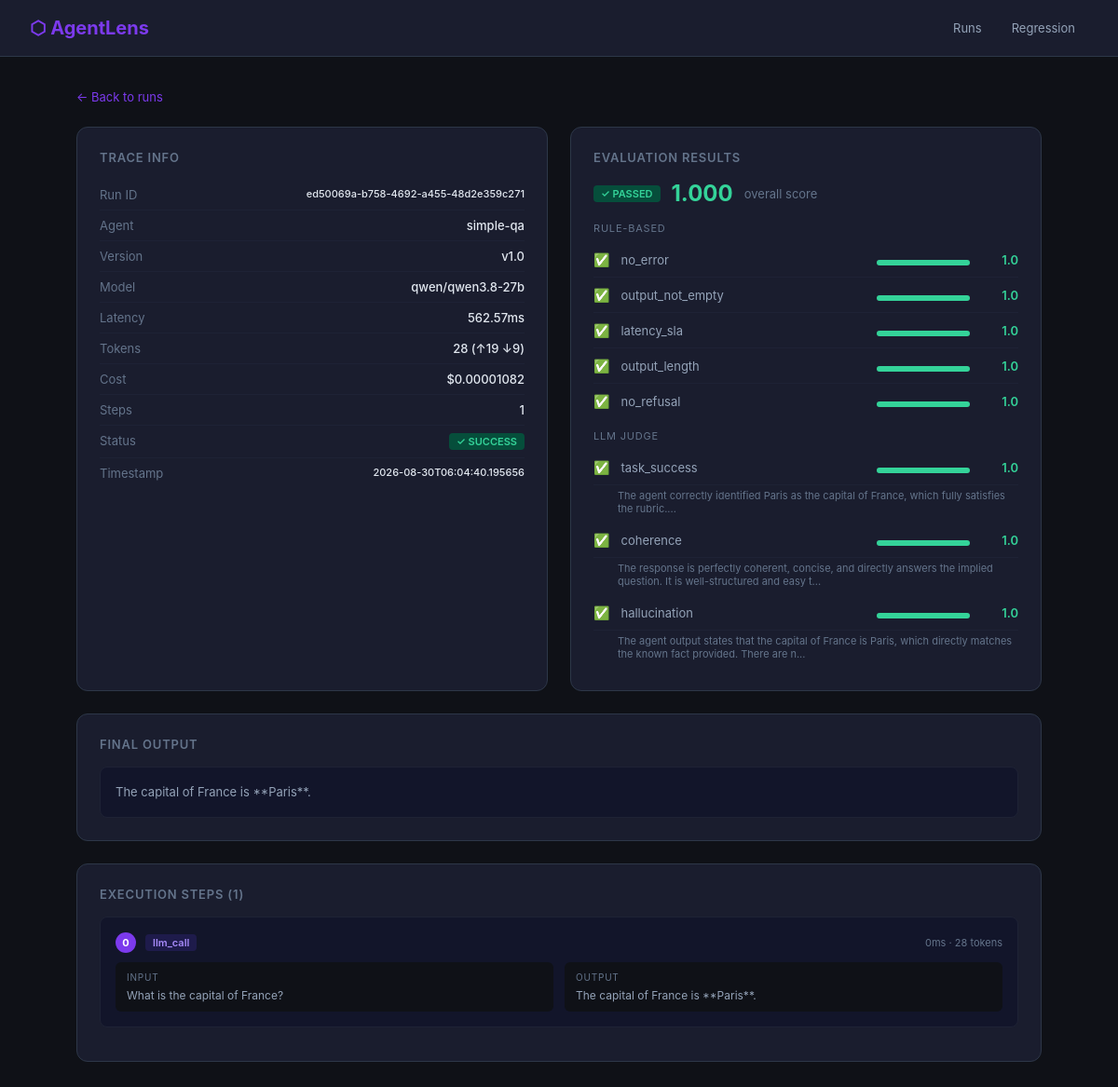
The page /trace/ed50069a-b758-4692-a455-48d2e359c271 on the database its author committed.
### tables this page shows
CREATE TABLE traces (
            run_id TEXT PRIMARY KEY,
            agent_name TEXT NOT NULL,
            agent_version TEXT NOT NULL,
            model TEXT NOT NULL,
            input TEXT NOT NULL,
            output TEXT NOT NULL,
            steps TEXT NOT NULL,
            total_latency_ms REAL,
            prompt_tokens INTEGER,
            completion_tokens INTEGER,
            total_tokens INTEGER,
            cost_usd REAL,
            success INTEGER,
            error TEXT,
            tags TEXT,
            timestamp TEXT NOT NULL
        );

CREATE TABLE evaluations (
            run_id TEXT PRIMARY KEY,
            agent_name TEXT,
            agent_version TEXT,
            rule_results TEXT,
            judge_results TEXT,
            overall_score REAL,
            passed INTEGER,
            timestamp TEXT
        );

### dashboard/app.py (the view)
@app.get("/trace/{run_id}", response_class=HTMLResponse)
async def trace_detail(request: Request, run_id: str):
    trace = get_trace_by_id(run_id)
    if not trace:
        return HTMLResponse("<h1>Trace not found</h1>", status_code=404)
    trace["steps"] = json.loads(trace["steps"])
    trace["input"] = json.loads(trace["input"])
    trace["tags"] = json.loads(trace.get("tags", "{}"))
    conn = sqlite3.connect(DB_PATH)
    conn.row_factory = sqlite3.Row
    cursor = conn.cursor()
    try:
        cursor.execute("SELECT * FROM evaluations WHERE run_id = ?", (run_id,))
        row = cursor.fetchone()
    except Exception:
        row = None
    conn.close()
    eval_data = None
    if row:
        eval_data = dict(row)
        eval_data["rule_results"] = json.loads(eval_data["rule_results"])
        eval_data["judge_results"] = json.loads(eval_data["judge_results"])
    return render("trace.html", {
        "trace": trace,
        "eval_data": eval_data,
    })

### dashboard/templates/trace.html (shortened to what this page needs)
<!DOCTYPE html>
<html lang="en">
<head>
</head>
<body>
<div class="topbar">
  <h1>⬡ AgentLens</h1>
  <nav class="nav">
    <a href="/">Runs</a>
    <a href="/regression">Regression</a>
  </nav>
</div>
<div class="container">
  <a class="back" href="/">← Back to runs</a>
  <div class="grid">
    <div class="card">
      <h2>Trace Info</h2>
      <div class="meta-row"><span class="key">Run ID</span><span class="val" style="font-size:11px">{{ trace.run_id }}</span></div>
      <div class="meta-row"><span class="key">Agent</span><span class="val">{{ trace.agent_name }}</span></div>
      <div class="meta-row"><span class="key">Version</span><span class="val">{{ trace.agent_version }}</span></div>
      <div class="meta-row"><span class="key">Model</span><span class="val">{{ trace.model }}</span></div>
      <div class="meta-row"><span class="key">Latency</span><span class="val">{{ trace.total_latency_ms }}ms</span></div>
      <div class="meta-row"><span class="key">Tokens</span><span class="val">{{ trace.total_tokens }} (↑{{ trace.prompt_tokens }} ↓{{ trace.completion_tokens }})</span></div>
      <div class="meta-row"><span class="key">Cost</span><span class="val">${{ "%.8f"|format(trace.cost_usd) }}</span></div>
      <div class="meta-row"><span class="key">Steps</span><span class="val">{{ trace.steps|length }}</span></div>
      <div class="meta-row"><span class="key">Status</span><span class="val">
        <span class="badge {{ 'pass' if trace.success else 'fail' }}">
          {{ '✓ SUCCESS' if trace.success else '✗ FAILED' }}
        </span>
      </span></div>
      <div class="meta-row"><span class="key">Timestamp</span><span class="val" style="font-size:11px">{{ trace.timestamp }}</span></div>
    </div>
    <div class="card">
      <h2>Evaluation Results</h2>
      {% if eval_data %}
        <div style="margin-bottom:16px;display:flex;align-items:center;gap:12px">
          <span class="badge {{ 'pass' if eval_data.passed else 'fail' }}">
            {{ '✓ PASSED' if eval_data.passed else '✗ FAILED' }}
          </span>
          <span style="font-size:24px;font-weight:700;color:{% if eval_data.overall_score >= 0.8 %}#34d399{% elif eval_data.overall_score >= 0.6 %}#fbbf24{% else %}#f87171{% endif %}">
            {{ "%.3f"|format(eval_data.overall_score) }}
          </span>
          <span style="color:#64748b;font-size:13px">overall score</span>
        </div>
        <div style="margin-bottom:12px">
          <div style="font-size:11px;color:#64748b;margin-bottom:8px;text-transform:uppercase;letter-spacing:0.8px">Rule-based</div>
          {% for r in eval_data.rule_results %}
          <div class="metric-row">
            <span style="font-size:14px">{{ '✅' if r.passed else '❌' }}</span>
            <span class="metric-name">{{ r.metric }}</span>
            <div class="metric-bar-wrap">
              <div class="score-bar"><div class="score-fill" style="width:{{ (r.score*100)|int }}%;background:{% if r.score >= 0.8 %}#34d399{% elif r.score >= 0.5 %}#fbbf24{% else %}#f87171{% endif %}"></div></div>
            </div>
            <span class="metric-score {% if r.score >= 0.8 %}high{% elif r.score >= 0.5 %}mid{% else %}low{% endif %}">{{ r.score }}</span>
          </div>
          {% endfor %}
        </div>
        {% if eval_data.judge_results %}
        <div>
          <div style="font-size:11px;color:#64748b;margin-bottom:8px;text-transform:uppercase;letter-spacing:0.8px">LLM Judge</div>
          {% for j in eval_data.judge_results %}
          <div class="metric-row">
            <span style="font-size:14px">{{ '✅' if j.passed else '❌' }}</span>
            <span class="metric-name">{{ j.metric }}</span>
            <div class="metric-bar-wrap">
              <div class="score-bar"><div class="score-fill" style="width:{{ (j.score*100)|int }}%;background:{% if j.score >= 0.8 %}#34d399{% elif j.score >= 0.5 %}#fbbf24{% else %}#f87171{% endif %}"></div></div>
            </div>
            <span class="metric-score {% if j.score >= 0.8 %}high{% elif j.score >= 0.5 %}mid{% else %}low{% endif %}">{{ j.score }}</span>
          </div>
          <div style="font-size:11px;color:#64748b;padding:4px 0 8px 26px">{{ j.reasoning[:120] }}...</div>
          {% endfor %}
        </div>
        {% endif %}
      {% else %}
        <div style="color:#64748b;font-size:13px">No evaluation data for this run.</div>
      {% endif %}
    </div>
    <div class="card full-width">
      <h2>Final Output</h2>
      <div class="output-block">{{ trace.output or "— no output —" }}</div>
    </div>
    <div class="card full-width">
      <h2>Execution Steps ({{ trace.steps|length }})</h2>
      {% for step in trace.steps %}
      <div class="step">
        <div class="step-header">
          <div class="step-idx">{{ step.step_index }}</div>
          <span class="step-type {{ step.type }}">{{ step.type }}</span>
          <span class="step-latency">{{ step.latency_ms }}ms · {{ step.tokens_used }} tokens</span>
        </div>
        <div class="step-io">
          <div class="step-io-block">
            <div class="step-io-label">Input</div>
            <div class="step-io-content">{{ step.input }}</div>
          </div>
          <div class="step-io-block">
            <div class="step-io-label">Output</div>
            <div class="step-io-content">{{ step.output or "— empty —" }}</div>
          </div>
        </div>
      </div>
      {% endfor %}
    </div>
  </div>
</div>
</body>
</html>

### dashboard/templates/trace.html (style rules this page uses)
* { box-sizing: border-box; margin: 0; padding: 0; }
body { font-family: -apple-system, BlinkMacSystemFont, 'Segoe UI', sans-serif; background: #0f1117; color: #e2e8f0; }
.topbar { background: #1a1d2e; border-bottom: 1px solid #2d3748; padding: 16px 32px; display: flex; align-items: center; gap: 12px; }
.topbar h1 { font-size: 20px; font-weight: 700; color: #7c3aed; }
.nav { display: flex; gap: 4px; margin-left: auto; }
.nav a { padding: 6px 14px; border-radius: 6px; text-decoration: none; color: #94a3b8; font-size: 13px; }
.container { max-width: 1100px; margin: 0 auto; padding: 32px; }
.back { color: #7c3aed; text-decoration: none; font-size: 13px; display: inline-flex; align-items: center; gap: 4px; margin-bottom: 24px; }
.grid { display: grid; grid-template-columns: 1fr 1fr; gap: 24px; margin-bottom: 24px; }
.card { background: #1a1d2e; border: 1px solid #2d3748; border-radius: 12px; padding: 24px; }
.card h2 { font-size: 13px; font-weight: 600; text-transform: uppercase; letter-spacing: 0.8px; color: #64748b; margin-bottom: 16px; }
.meta-row { display: flex; justify-content: space-between; padding: 8px 0; border-bottom: 1px solid #1e2235; font-size: 13px; }
.meta-row:last-child { border-bottom: none; }
.meta-row .key { color: #64748b; }
.meta-row .val { color: #e2e8f0; font-weight: 500; text-align: right; max-width: 60%; word-break: break-all; }
.badge { display: inline-block; padding: 2px 8px; border-radius: 4px; font-size: 11px; font-weight: 600; }
.badge.pass { background: #064e3b; color: #34d399; }
.score-bar { height: 6px; border-radius: 3px; background: #1e2235; margin-top: 6px; }
.score-fill { height: 100%; border-radius: 3px; }
.metric-row { display: flex; align-items: center; gap: 12px; padding: 10px 0; border-bottom: 1px solid #1e2235; font-size: 13px; }
.metric-row:last-child { border-bottom: none; }
.metric-name { flex: 1; color: #94a3b8; }
.metric-score { width: 40px; text-align: right; font-weight: 600; }
.metric-score.high { color: #34d399; }
.metric-bar-wrap { width: 100px; }
.step { background: #12152a; border: 1px solid #1e2235; border-radius: 8px; padding: 16px; margin-bottom: 12px; }
.step-header { display: flex; align-items: center; gap: 10px; margin-bottom: 10px; }
.step-idx { background: #7c3aed; color: white; width: 22px; height: 22px; border-radius: 50%; display: flex; align-items: center; justify-content: center; font-size: 11px; font-weight: 700; flex-shrink: 0; }
.step-type { font-size: 11px; padding: 2px 8px; border-radius: 4px; font-weight: 600; }
.step-type.llm_call { background: #1e1b4b; color: #a78bfa; }
.step-latency { margin-left: auto; font-size: 11px; color: #64748b; }
.step-io { display: grid; grid-template-columns: 1fr 1fr; gap: 12px; }
.step-io-block { background: #0f1117; border-radius: 6px; padding: 10px 12px; }
.step-io-label { font-size: 10px; text-transform: uppercase; letter-spacing: 0.8px; color: #64748b; margin-bottom: 6px; }
.step-io-content { font-size: 12px; color: #94a3b8; white-space: pre-wrap; word-break: break-word; max-height: 120px; overflow-y: auto; }
.output-block { background: #12152a; border: 1px solid #1e2235; border-radius: 8px; padding: 16px; font-size: 13px; color: #94a3b8; white-space: pre-wrap; line-height: 1.6; }
.full-width { grid-column: 1 / -1; }

### rows shown on the page
traces: run_id "ed50069a-b758-4692-a455-48d2e359c271", agent_name "simple-qa", agent_version "v1.0", model "qwen/qwen3.8-27b", total_latency_ms "562.57", total_tokens "28", prompt_tokens "19", completion_tokens "9", cost_usd "0.00001082", success "✓ SUCCESS", timestamp "2026-08-30T06:04:40.195656", output "The capital of France is **Paris**.", step_index "0", type "llm_call", latency_ms "0", tokens_used "28", input "What is the capital of France?"
evaluations: passed "✓ PASSED", overall_score "1.000"

### other values the page prints
{{ trace.steps|length }} "1"
{{ '✅' if r.passed else '❌' }} "✅" "✅" "✅" "✅" "✅"
{{ r.metric }} "no_error" "output_not_empty" "latency_sla" "output_length" "no_refusal"
{{ r.score }} "1.0" "1.0" "1.0" "1.0" "1.0"
{{ '✅' if j.passed else '❌' }} "✅" "✅" "✅"
{{ j.metric }} "task_success" "coherence" "hallucination"
{{ j.score }} "1.0" "1.0" "1.0"
{{ j.reasoning[:120] }} "The agent correctly identified Paris as the capital of France, which fully satisfies the rubric." "The response is perfectly coherent, concise, and directly answers the implied question. It is well-structured and easy t" "The agent output states that the capital of France is Paris, which directly matches the known fact provided. There are n"
